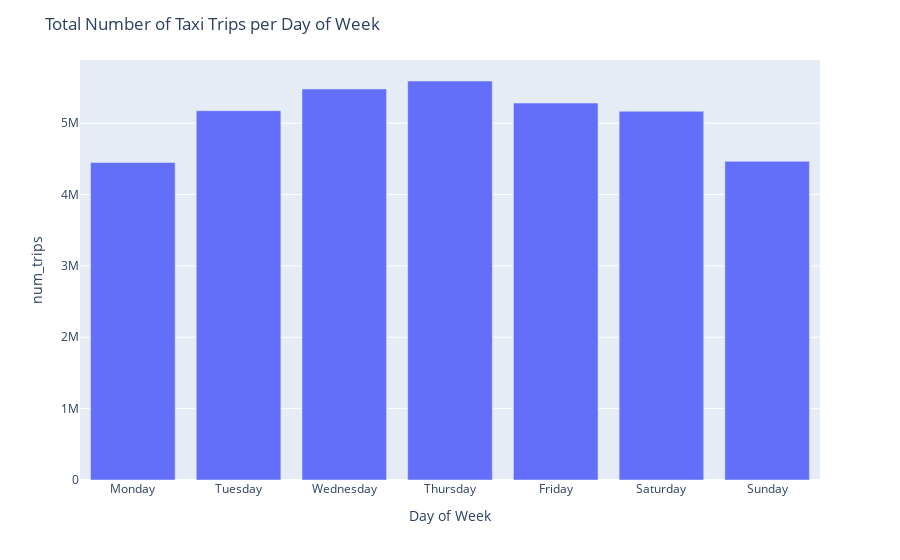

Notebook code for this chart:
### Code cell
# Mapper les numéros de jour de la semaine aux noms des jours de la semaine
day_names = {
    0: "Monday",
    1: "Tuesday",
    2: "Wednesday",
    3: "Thursday",
    4: "Friday",
    5: "Saturday",
    6: "Sunday"
}

df_weekly['Day_of_week'] = df_weekly['day_of_week'].map(day_names)

# Tracez le graphique de barres
fig = px.bar(df_weekly, x="Day_of_week", y="num_trips", 
             labels={"Day_of_week": "Day of Week", "Num_Trips": "Average Number of Trips"})
fig.update_layout(title="Total Number of Taxi Trips per Day of Week")
fig.show()

### Figure 1 — Plotly figure (JSON) as saved in the notebook; plotly's stock layout.template omitted (floating-point values rounded to 4 significant figures)
{"data": [{"alignmentgroup": "True", "hovertemplate": "Day of Week=%{x}<br>num_trips=%{y}<extra></extra>", "legendgroup": "", "marker": {"color": "#636efa", "pattern": {"shape": ""}}, "name": "", "offsetgroup": "", "orientation": "v", "showlegend": false, "textposition": "auto", "type": "bar", "x": ["Monday", "Tuesday", "Wednesday", "Thursday", "Friday", "Saturday", "Sunday"], "xaxis": "x", "y": [4449071, 5175870, 5480227, 5591866, 5282888, 5167929, 4465779], "yaxis": "y"}], "layout": {"barmode": "relative", "legend": {"tracegroupgap": 0}, "margin": {"t": 60}, "title": {"text": "Total Number of Taxi Trips per Day of Week"}, "xaxis": {"anchor": "y", "domain": [0, 1], "title": {"text": "Day of Week"}}, "yaxis": {"anchor": "x", "domain": [0, 1], "title": {"text": "num_trips"}}}}
